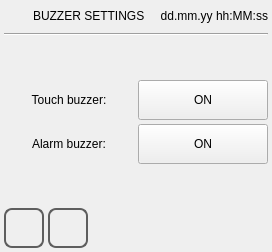
<?xml version="1.0" encoding="UTF-8"?>
<ui version="4.0">
 <class>buzzer_settings</class>
 <widget class="QWidget" name="buzzer_settings">
  <property name="geometry">
   <rect>
    <x>0</x>
    <y>0</y>
    %Model%
   </rect>
  </property>
  <property name="minimumSize">
   <size>
    <width>0</width>
    <height>0</height>
   </size>
  </property>
  <property name="maximumSize">
   <size>
    <width>16777215</width>
    <height>16777215</height>
   </size>
  </property>
  <property name="windowTitle">
   <string>buzzer_settings</string>
  </property>
  <property name="styleSheet">
   <string notr="true"/>
  </property>
  <layout class="QGridLayout" name="gridLayout">
   <property name="margin">
    <number>4</number>
   </property>
   <property name="spacing">
    <number>4</number>
   </property>
   <item row="0" column="0" colspan="2">
    <layout class="QHBoxLayout" name="horizontalLayout">
     <item>
      <widget class="QLabel" name="labelIcon">
       <property name="minimumSize">
        <size>
         <width>25</width>
         <height>25</height>
        </size>
       </property>
       <property name="maximumSize">
        <size>
         <width>25</width>
         <height>25</height>
        </size>
       </property>
       <property name="styleSheet">
        <string notr="true">border-image: url(:/systemicons/img/Volume.png);</string>
       </property>
       <property name="text">
        <string/>
       </property>
      </widget>
     </item>
     <item>
      <widget class="QLabel" name="labelTitle">
       <property name="sizePolicy">
        <sizepolicy hsizetype="Preferred" vsizetype="Fixed">
         <horstretch>0</horstretch>
         <verstretch>0</verstretch>
        </sizepolicy>
       </property>
       <property name="focusPolicy">
        <enum>Qt::NoFocus</enum>
       </property>
       <property name="text">
        <string>BUZZER SETTINGS</string>
       </property>
      </widget>
     </item>
     <item>
      <widget class="QLabel" name="labelUserName">
       <property name="text">
        <string/>
       </property>
      </widget>
     </item>
     <item>
      <widget class="QLabel" name="labelDataOra">
       <property name="sizePolicy">
        <sizepolicy hsizetype="Preferred" vsizetype="Fixed">
         <horstretch>0</horstretch>
         <verstretch>0</verstretch>
        </sizepolicy>
       </property>
       <property name="focusPolicy">
        <enum>Qt::NoFocus</enum>
       </property>
       <property name="text">
        <string>dd.mm.yy hh:MM:ss</string>
       </property>
       <property name="alignment">
        <set>Qt::AlignRight|Qt::AlignTrailing|Qt::AlignVCenter</set>
       </property>
      </widget>
     </item>
    </layout>
   </item>
   <item row="1" column="0" colspan="2">
    <widget class="Line" name="line">
     <property name="orientation">
      <enum>Qt::Horizontal</enum>
     </property>
    </widget>
   </item>
   <item row="2" column="0" colspan="2">
    <spacer name="verticalSpacer">
     <property name="orientation">
      <enum>Qt::Vertical</enum>
     </property>
     <property name="sizeHint" stdset="0">
      <size>
       <width>20</width>
       <height>40</height>
      </size>
     </property>
    </spacer>
   </item>
   <item row="3" column="0">
    <widget class="QLabel" name="labelTouchBuzzer">
     <property name="minimumSize">
      <size>
       <width>0</width>
       <height>40</height>
      </size>
     </property>
     <property name="text">
      <string>Touch buzzer:</string>
     </property>
     <property name="alignment">
      <set>Qt::AlignCenter</set>
     </property>
    </widget>
   </item>
   <item row="3" column="1">
    <widget class="QPushButton" name="pushButtonTouchBuzzer">
     <property name="minimumSize">
      <size>
       <width>0</width>
       <height>40</height>
      </size>
     </property>
     <property name="text">
      <string>ON</string>
     </property>
     <property name="checkable">
      <bool>true</bool>
     </property>
     <property name="checked">
      <bool>false</bool>
     </property>
    </widget>
   </item>
   <item row="4" column="0">
    <widget class="QLabel" name="labelAlarmBuzzer">
     <property name="minimumSize">
      <size>
       <width>0</width>
       <height>40</height>
      </size>
     </property>
     <property name="text">
      <string>Alarm buzzer:</string>
     </property>
     <property name="alignment">
      <set>Qt::AlignCenter</set>
     </property>
    </widget>
   </item>
   <item row="4" column="1">
    <widget class="QPushButton" name="pushButtonAlarmBuzzer">
     <property name="minimumSize">
      <size>
       <width>0</width>
       <height>40</height>
      </size>
     </property>
     <property name="text">
      <string>ON</string>
     </property>
     <property name="checkable">
      <bool>true</bool>
     </property>
     <property name="checked">
      <bool>false</bool>
     </property>
    </widget>
   </item>
   <item row="5" column="0" colspan="2">
    <spacer name="verticalSpacer_2">
     <property name="orientation">
      <enum>Qt::Vertical</enum>
     </property>
     <property name="sizeHint" stdset="0">
      <size>
       <width>20</width>
       <height>40</height>
      </size>
     </property>
    </spacer>
   </item>
   <item row="6" column="0" colspan="2">
    <layout class="QHBoxLayout" name="horizontalLayout_4">
     <item>
      <widget class="QPushButton" name="pushButtonHome">
       <property name="sizePolicy">
        <sizepolicy hsizetype="Minimum" vsizetype="Fixed">
         <horstretch>40</horstretch>
         <verstretch>40</verstretch>
        </sizepolicy>
       </property>
       <property name="minimumSize">
        <size>
         <width>40</width>
         <height>40</height>
        </size>
       </property>
       <property name="maximumSize">
        <size>
         <width>40</width>
         <height>40</height>
        </size>
       </property>
       <property name="focusPolicy">
        <enum>Qt::NoFocus</enum>
       </property>
       <property name="styleSheet">
        <string notr="true">QPushButton
{
border: 2px solid  rgb(94, 94, 94);
border-radius: 8px;
qproperty-icon: url(:/systemicons/img/Home.png);
qproperty-iconSize: 24px 24px;
qproperty-focusPolicy: NoFocus;
}
QPushButton:pressed
{
border: 2px solid  rgb(194, 194, 194);
background-color:  rgb(255, 255, 127);
}
QPushButton:disabled
{
border: 2px solid  rgb(194, 194, 194);
}
</string>
       </property>
       <property name="text">
        <string/>
       </property>
      </widget>
     </item>
     <item>
      <widget class="QPushButton" name="pushButtonBack">
       <property name="sizePolicy">
        <sizepolicy hsizetype="Minimum" vsizetype="Fixed">
         <horstretch>40</horstretch>
         <verstretch>40</verstretch>
        </sizepolicy>
       </property>
       <property name="minimumSize">
        <size>
         <width>40</width>
         <height>40</height>
        </size>
       </property>
       <property name="maximumSize">
        <size>
         <width>40</width>
         <height>40</height>
        </size>
       </property>
       <property name="focusPolicy">
        <enum>Qt::NoFocus</enum>
       </property>
       <property name="styleSheet">
        <string notr="true">QPushButton
{
border: 2px solid  rgb(94, 94, 94);
border-radius: 8px;
qproperty-icon: url(:/systemicons/img/Go_back.png);
qproperty-iconSize: 24px 24px;
qproperty-focusPolicy: NoFocus;
}
QPushButton:pressed
{
border: 2px solid  rgb(194, 194, 194);
background-color:  rgb(255, 255, 127);
}
QPushButton:disabled
{
border: 2px solid  rgb(194, 194, 194);
}
</string>
       </property>
       <property name="text">
        <string/>
       </property>
      </widget>
     </item>
     <item>
      <spacer name="horizontalSpacer">
       <property name="focusPolicy">
        <enum>Qt::NoFocus</enum>
       </property>
       <property name="orientation">
        <enum>Qt::Horizontal</enum>
       </property>
       <property name="sizeHint" stdset="0">
        <size>
         <width>40</width>
         <height>20</height>
        </size>
       </property>
      </spacer>
     </item>
    </layout>
   </item>
  </layout>
 </widget>
 <resources/>
 <connections/>
</ui>
